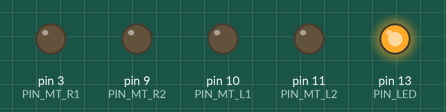
Simulated run of this sketch. Board: Arduino Uno, built with avr-gcc and run on an emulated ATmega328P. Shown: output pins drawn as LEDs (lit = HIGH).

Above: at 0.05 s.
At 3.05 s:
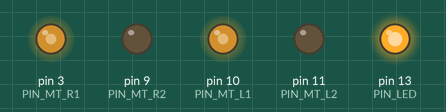
At 5.95 s:
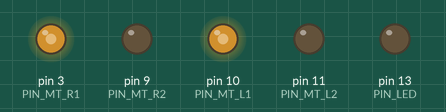
At 10.45 s:
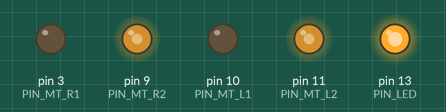
At 12.65 s:
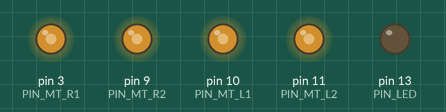
At 14.95 s:
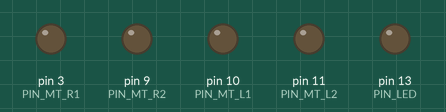
Timing chart, 0 to 19.5 s (numbered marks = the images above):
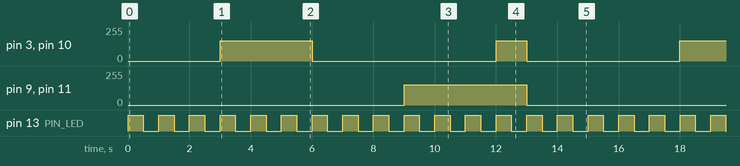

The sketch:

test_drv8835_02.ino
```cpp
// test_drv8835_02.ico ; test program of DRV8835
// author ; sato.mshr@gmail.com

// connection of DRV8835
// Vcc = 5V (from Arduino)
// MODE = GND (using IN/IN mode)
// AIN1 = D5 (arduino)
// AIN2 = D6 (arduino)
// BIN1 = D10
// BIN2 = D11
// VM = 3V (from battery)
// AOUT1 = Motor
// AOUT2 = Motor
// BOUT1 = Motor
// BOUT2 = Motor
// GND = GND

// include file
#include "drv8835.h"

// Arduino Pin assign
#define PIN_LED 13
#define PIN_MT_R1 3
#define PIN_MT_R2 9
#define PIN_MT_L1 10
#define PIN_MT_L2 11

#define DELAY_SEC 3
#define HIGH_SPEED 153 // 255 / 5V * 3V
#define LOW_SPEED 76 // 255 / 5V * 1.5V
#define STOP_SPEED 0

void mydelay(int s) // for delaying
{
  int i;

  for(i=0; i<s; i++){
    digitalWrite(PIN_LED, HIGH);
    delay(500);
    digitalWrite(PIN_LED, LOW);
    delay(500);
  }
}

Drv8835 mt_r(PIN_MT_R1, PIN_MT_R2);
Drv8835 mt_l(PIN_MT_L1, PIN_MT_L2);

void setup() {
  // put your setup code here, to run once:
  pinMode(PIN_LED, OUTPUT);
}

void loop() {
  // put your main code here, to run repeatedly:

  mydelay(DELAY_SEC);

  // CW, High speed
  mt_r.cw(HIGH_SPEED);
  mt_l.cw(HIGH_SPEED);
  mydelay(DELAY_SEC);

  // CW, STOP (Coast)
  mt_r.stop();
  mt_l.stop();
  mydelay(DELAY_SEC);

  // CCW, High speed
  mt_r.ccw(HIGH_SPEED);
  mt_l.ccw(HIGH_SPEED);
  mydelay(DELAY_SEC);

  // Brake
  mt_r.brake(HIGH_SPEED);
  mt_l.brake(HIGH_SPEED);
  mydelay(1);
  mt_r.stop();
  mt_l.stop();
  mydelay(DELAY_SEC - 1);

  // CW (Right), CCW (Left)
//  mt_r.cw(HIGH_SPEED);
//  mt_l.ccw(HIGH_SPEED);
//  mydelay(DELAY_SEC);

  // Stop (Coast)
//  mt_r.stop();
//  mt_l.stop();
//  mydelay(DELAY_SEC);

  // CCW (Right), CW (Left)
//  mt_r.ccw(HIGH_SPEED);
//  mt_l.cw(HIGH_SPEED);
//  mydelay(DELAY_SEC);

// CW, High speed
//  mt_r.cw(HIGH_SPEED);
//  mt_l.cw(HIGH_SPEED);
//  mydelay(DELAY_SEC);

  // Turn to the Right
/*
  mt_r.stop();
  mt_l.cw(HIGH_SPEED);
  mydelay(DELAY_SEC);
*/

  // Brake
/*
  mt_r.brake(HIGH_SPEED);
  mt_l.brake(HIGH_SPEED);
  mydelay(1);
  mt_r.stop();
  mt_l.stop();
  mydelay(DELAY_SEC - 1);
*/

  // Turn to the Left
/*
  mt_r.cw(HIGH_SPEED);
  mt_l.stop();
  mydelay(DELAY_SEC);
*/

  // Brake
/*
  mt_r.brake(HIGH_SPEED);
  mt_l.brake(HIGH_SPEED);
  mydelay(1);
  mt_r.stop();
  mt_l.stop();
  mydelay(DELAY_SEC - 1);
*/
}
```

drv8835.cpp
```cpp
// drv8835.cpp
// author ; sato.mshr@gmail.com
#include "Arduino.h"
#include "drv8835.h"

Drv8835::Drv8835(int ina, int inb)
{
  _ina = ina;
  _inb = inb;
  _speed = 0;
  analogWrite(_ina, 0);
  analogWrite(_inb, 0);
  _status = DRV8835_STOP;
}

void Drv8835::cw(int speed)
{
  _speed = speed;
  analogWrite(_ina, _speed);
  analogWrite(_inb, 0);
  _status = DRV8835_CW;
}

void Drv8835::ccw(int speed)
{
  _speed = speed;
  analogWrite(_ina, 0);
  analogWrite(_inb, _speed);
  _status = DRV8835_CCW;
}

void Drv8835::stop(void)
{
  _speed = 0;
  analogWrite(_ina, 0);
  analogWrite(_inb, 0);
  _status = DRV8835_STOP;
}

void Drv8835::brake(int speed)
{
  _speed = speed;
  analogWrite(_ina, speed);
  analogWrite(_inb, speed);
  _status = DRV8835_BRAKE;
}

int Drv8835::status(void)
{
  return _status;
}

int Drv8835::speed(void)
{
  return _speed;
}
```

drv8835.h
```cpp
// drv8835.h
// header for drv8835.cpp
// author ; sato.mshr@gmail.com

#ifndef DRV8835_H
#define DRV8835_H

#define DRV8835_CW 0
#define DRV8835_CCW 1
#define DRV8835_STOP 2
#define DRV8835_BRAKE 3

class Drv8835
{
public:
  Drv8835(int ina, int inb); // constructor
  void cw(int speed); // speed ; 0 - 255 (0V - 5V)
  void ccw(int speed); // speed ; 0 - 255 (0V - 5V)
  void stop();
  void brake(int speed); // speed ; 0 - 255 (0V - 5V)
  int status();
  int speed();
private:
  int _ina, _inb, _status, _speed;
};

#endif
```

Measured:
- by itself, pin 3 (PIN_MT_R1), pin 10 (PIN_MT_L1): repeats every 15.0 s: 0/255 6.0 s, 153/255 1.0 s, 0/255 5.0 s, 153/255 3.0 s
- by itself, pin 9 (PIN_MT_R2), pin 11 (PIN_MT_L2): alternates 153/255 for 4.0 s and 0/255 for 11.0 s
- by itself, pin 13 (PIN_LED): alternates HIGH for 0.50 s and LOW for 0.50 s
